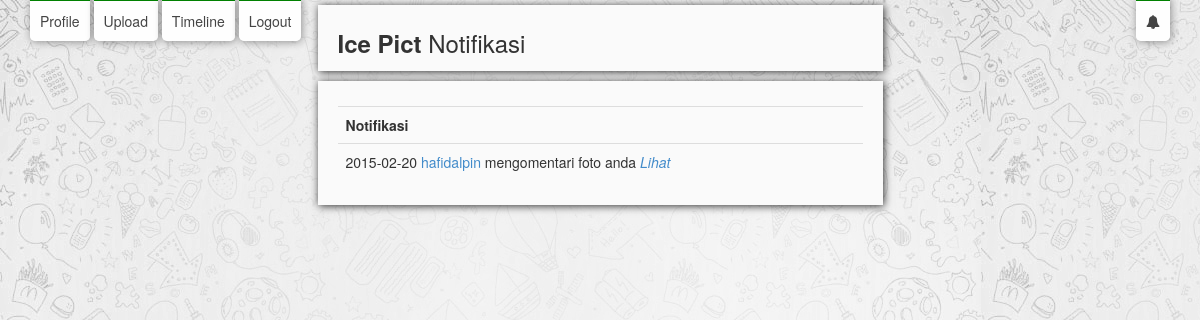
Screenshot of /notifikasi.php (signed in) with the database file from the repository.
### tables this page shows
CREATE TABLE IF NOT EXISTS `notifikasi` (
  `id_notif` int(6) NOT NULL AUTO_INCREMENT,
  `judul` varchar(32) NOT NULL,
  `date` date NOT NULL,
  `status` varchar(32) NOT NULL,
  `isi` text NOT NULL,
  `id_awal` int(10) NOT NULL,
  `id_akhir` int(10) NOT NULL,
  `id` int(10) DEFAULT NULL,
  PRIMARY KEY (`id_notif`)
);

CREATE TABLE IF NOT EXISTS `user` (
  `id_user` int(50) NOT NULL AUTO_INCREMENT,
  `email` varchar(50) NOT NULL,
  `email_status` varchar(10) NOT NULL DEFAULT 'unverified',
  `password` varchar(50) NOT NULL,
  `username` varchar(32) NOT NULL,
  `fullname` varchar(50) NOT NULL,
  `bio` text NOT NULL,
  `profilpic` varchar(50) NOT NULL DEFAULT 'default.jpg',
  `reg_date` datetime NOT NULL,
  `ver_code` varchar(40) DEFAULT NULL,
  `forgot_key` varchar(40) DEFAULT NULL,
  `setting` varchar(1000) NOT NULL DEFAULT '{"private_account":true, "premium_account":false, "official_account":false}',
  `status` varchar(10) NOT NULL,
  `point` int(8) NOT NULL DEFAULT '0',
  PRIMARY KEY (`id_user`)
);

### notifikasi.php (the view, shortened to what this page needs)
<?php require_once('Connections/konek.php'); ?>
<?php
  $q2 = mysql_query("SELECT * FROM `user` WHERE `username` = '".$_SESSION['MM_Username']."'") or die(mysql_error());
  $f2 = mysql_fetch_array($q2);
  $id_userku = $f2['id_user'];
?>
<?php
$maxRows_notifikasi = 10;
$query_notifikasi = "SELECT * FROM notifikasi";
if (isset($_GET['totalRows_notifikasi'])) {
  $totalRows_notifikasi = $_GET['totalRows_notifikasi'];
} else {
  $all_notifikasi = mysql_query($query_notifikasi);
  $totalRows_notifikasi = mysql_num_rows($all_notifikasi);
}
$totalPages_notifikasi = ceil($totalRows_notifikasi/$maxRows_notifikasi)-1;$maxRows_notifikasi = 10;
$pageNum_notifikasi = 0;
$startRow_notifikasi = $pageNum_notifikasi * $maxRows_notifikasi;
  $q = mysql_query("SELECT * FROM `user` WHERE `username` = '".$_SESSION['MM_Username']."'") or die(mysql_error());
  $f = mysql_fetch_array($q);
 $id_awal = $f['id_user'];
$query_notifikasi = "SELECT * FROM notifikasi WHERE `id_akhir`=   $id_awal AND `id_awal`<>$id_userku ORDER BY id_notif DESC ";
$query_limit_notifikasi = sprintf("%s LIMIT %d, %d", $query_notifikasi, $startRow_notifikasi, $maxRows_notifikasi);
$notifikasi = mysql_query($query_limit_notifikasi, $konek) or die(mysql_error());
$row_notifikasi = mysql_fetch_assoc($notifikasi);
?>
<!DOCTYPE html PUBLIC "-//W3C//DTD XHTML 1.0 Transitional//EN" "http://www.w3.org/TR/xhtml1/DTD/xhtml1-transitional.dtd">
<html xmlns="http://www.w3.org/1999/xhtml">
<head>
<link rel="stylesheet" href="assets/css/bootstrap.min.css">
	<link rel="stylesheet" href="assets/css/style.css">
    <link rel="stylesheet" href="assets/css/font-awesome.css">
</head>
<body>
	<div class="nav nav-bars">
		<ul class="pull-left">
			<li><a href="profile.php">Profile</a></li>
			<li><a href="upload.php">Upload</a></li>
			<li><a href="timeline.php">Timeline</a></li>
			<li><a href="logout.php">Logout</a></li>
     </ul>
	</div>
     <div class="nav nav1">
            <ul class="pull-right">
            <li><a href="notifikasi.php"> <i class="fa fa-bell"></i></a></li>
		</ul>
</div>
    <div class="main-content">
		<div class="row">
			<div class="col-md-6 col-md-offset-3">
				<div class="row bg-dark photo padding">
					<div class="col-md-12">
						<h3><strong>Ice Pict</strong> Notifikasi</h3>
					</div>
				</div>
                <div class="row bg-dark photo padding">
					<div class="col-md-12">
						<br/>
<table class="table">
  <tr>
    <td><strong>Notifikasi</strong></td>
  </tr>
  <?php do { ?>
	<?php
		$q = mysql_query("SELECT * FROM `user` WHERE `id_user` = '".$row_notifikasi['id_awal']."'") or die(mysql_error());
		$f = mysql_fetch_array($q);
	?>
  <tr>
	<td><?php echo $row_notifikasi['date']; ?> <a href="<?php echo $f['username']; ?>"> <?php echo $f['username']; ?></a> <?php echo $row_notifikasi['isi']; ?>
<?php if($row_notifikasi['id'] != 0){ ?>
	<em><a href="preview_photo.php?id=<?php echo $row_notifikasi['id']; ?>">Lihat</a></em>
<?php } ?>
	</td>
<?php } while ($row_notifikasi = mysql_fetch_assoc($notifikasi)); ?>
</table>
</body>
</html>

### assets/css/style.css (style rules this page uses)
body { background-image: url('../img/bg-download_W.jpg'); background-attachment: fixed; }
.bg-dark { background-color: #fafafa; }
.photo { box-shadow: 1px 1px 8px rgba(0,0,0,.8); margin-bottom: 10px; }
.row { padding: 5px; margin-right: 0px; margin-left: 0px; }
.nav { margin-left: -10px; margin-top: 11px; position: fixed; }
.nav1 { right:30px; margin-top: 11px; position: fixed; }
.nav li { display: inline; padding: 10px; background-color: #fefefe; border-radius: 0px 0px 5px 5px; border-top: 3px solid green; box-shadow: 1px 1px 8px rgba(0,0,0,.4); }
.nav li a { color: #444; }
.padding { padding: 5px; }

### rows the page displays
notifikasi: date "2015-02-20", user.username "hafidalpin", isi "mengomentari foto anda"
